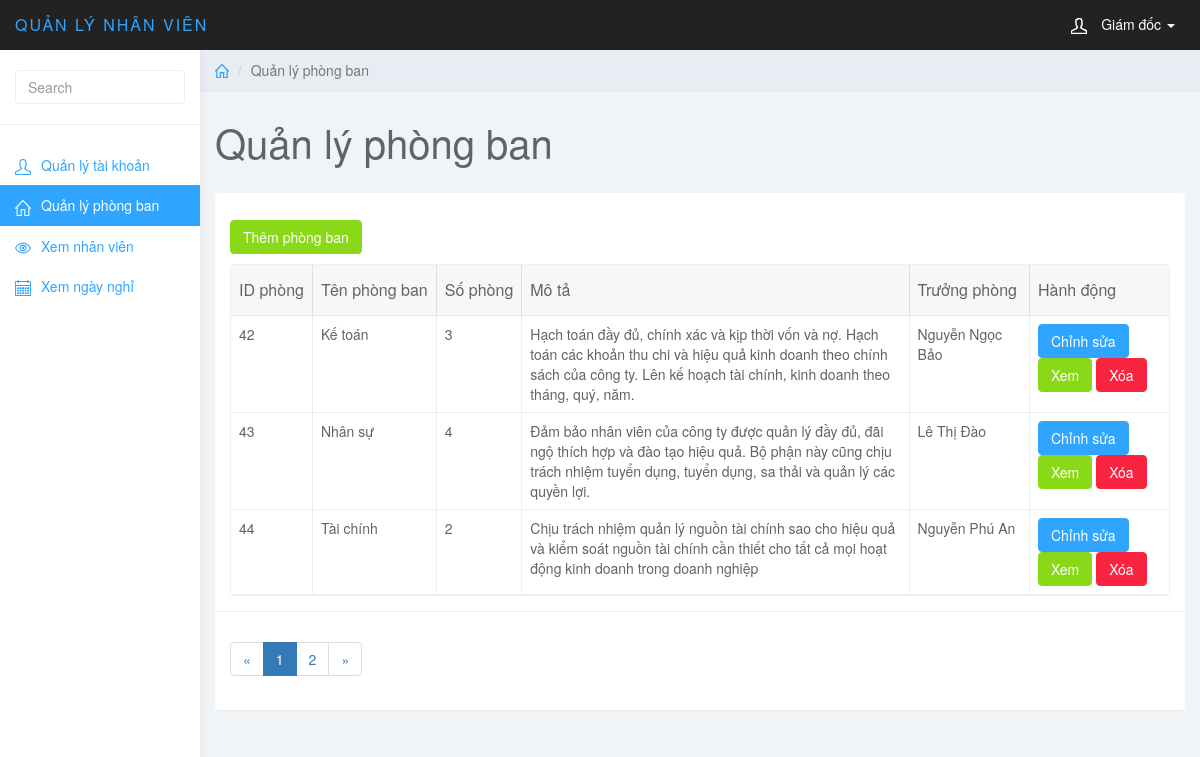
The app's page /admin/index.php?page_layout=phongban (signed in) with its own data.
### tables this page shows
CREATE TABLE `phongban` (
  `IDPB` int(11) NOT NULL,
  `tenphong` varchar(255) NOT NULL,
  `sophong` int(11) NOT NULL,
  `motaphong` varchar(255) NOT NULL
);

CREATE TABLE `nhanvien` (
  `IDNV` int(11) NOT NULL,
  `hoten` varchar(255) NOT NULL,
  `anhdaidien` varchar(255) DEFAULT NULL,
  `quequan` varchar(255) NOT NULL,
  `ngaysinh` date NOT NULL,
  `gioitinh` varchar(30) NOT NULL,
  `email` varchar(255) NOT NULL,
  `songaynghi` int(11) NOT NULL,
  `IDPB` int(11) DEFAULT NULL
);

### admin/modules/phongban/phongban.php (the view, shortened to what this page needs)
<?php
if (isset($error_role)) { ?>
    <div class="col-sm-9 col-sm-offset-3 col-lg-10 col-lg-offset-2 main">
        <?php echo $error_role; ?>
    </div>
<?php } else { ?>
<div class="col-sm-9 col-sm-offset-3 col-lg-10 col-lg-offset-2 main">
	<div class="row">
		<ol class="breadcrumb">
			<li><a href="index.php"><svg class="glyph stroked home">
						<use xlink:href="#stroked-home"></use>
					</svg></a></li>
			<li class="active">Quản lý phòng ban</li>
		</ol>
	</div>
	<div class="row">
		<div class="col-lg-12">
			<h1 class="page-header">Quản lý phòng ban</h1>
		</div>
	</div>
	<div id="toolbar" class="btn-group">
		<a href="index.php?page_layout=add_phongban" class="btn btn-success">
			Thêm phòng ban
		</a>
	</div>
	<div class="row">
		<div class="col-md-12">
			<div class="panel panel-default">
				<div class="panel-body">
					<table data-toolbar="#toolbar" data-toggle="table">
						<thead>
							<tr>
								<th data-field="id" data-sortable="true">ID phòng</th>
								<th>Tên phòng ban</th>
								<th>Số phòng</th>
								<th>Mô tả</th>
								<th>Trưởng phòng</th>
								<th>Hành động</th>
							</tr>
						</thead>
						<tbody>
							<?php
							if(isset($_GET['page'])){
								$page=$_GET['page'];
							}else{$page=1;}
							$row_per_page=3;
							$per_page=$page*$row_per_page-$row_per_page;
							$total_row=mysqli_num_rows(mysqli_query($conn, "SELECT*FROM phongban"));
							$total_page=ceil($total_row/$row_per_page);
							$list_page=" ";
							$prv_page=$page-1;
							if($prv_page<1){
								$prv_page=1;
							}
							$list_page.='<li class="page-item"><a class="page-link" href="index.php?page_layout=phongban&page='.$prv_page.'">&laquo;</a></li>';
							if (!isset($_GET['page'])) {
								for ($i = 1; $i <= $total_page; $i++) {
									if ($i == 1) {
										$list_page .= '<li class="active"><a class="page-link" href="index.php?page_layout=phongban&page='.$i.'">'.$i.'</a></li>';
									}
									for ($i = 2; $i <= $total_page; $i++) {
										$list_page .= '<li class="page-item"><a class="page-link" href="index.php?page_layout=phongban&page='.$i.'">'.$i.'</a></li>';
									}
								}
							}
							$next_page=$page+1;
							$list_page.='<li class="page-item"><a class="page-link" href="index.php?page_layout=phongban&page='.$next_page.'">&raquo;</a></li>';
							$query = mysqli_query($conn, "SELECT * FROM phongban ORDER BY phongban.IDPB ASC LIMIT $per_page,$row_per_page");
							while ($row=mysqli_fetch_array($query)) { ?>
								<tr>
									<td style=""><?php echo $row['IDPB'];?></td>
									<td style=""><?php echo $row['tenphong'];?></td>
									<td style=""><?php echo $row['sophong'];?></td>
									<td style=""><?php echo $row['motaphong'];?></td>
									<?php
										$ia = $row['IDPB'];
										$sql_1="SELECT * FROM nhanvien JOIN truongphong WHERE nhanvien.IDNV=truongphong.IDNV AND truongphong.IDPB='$ia'";
										$row_1=mysqli_fetch_array(mysqli_query($conn,$sql_1));
										$khong = "";
                                            if (!isset($row_1['hoten'])){$khong="Chưa có!";}
                                            else {$khong=$row_1['hoten'];}
									?>
									<td style=""><?php echo $khong;?></td>
									<td class="form-group">
										<a href="index.php?page_layout=edit_phongban&id=<?php echo $row['IDPB'];?>" class="btn btn-primary">Chỉnh sửa</a>
										<a href="index.php?page_layout=view_phongban&id=<?php echo $row['IDPB'];?>" class="btn btn-success">Xem</a>
										<a href="del_phongban.php?id=<?php echo $row['IDPB'];?>" onclick="return confirm('Bạn có chắc chắn xóa phòng ban này? Tất cả nhân viên trong phòng ban sẽ bị xóa!');" class="btn btn-danger">Xóa</a>
									</td>
								</tr>
							<?php } ?>
						</tbody>
					</table>
				</div>
				<div class="panel-footer">
					<nav aria-label="Page navigation example">
						<ul class="pagination">
							<?php echo $list_page;?>
						</ul>
					</nav>
				</div>
			</div>
		</div>
	</div>
</div>
<?php } ?>

### admin/css/styles.css (style rules this page uses)
body { background: #f1f4f7; padding-top: 50px; color: #5f6468; }
a, a:hover, a:focus { color: #30a5ff; }
h1, h2, h3, h4, h5, h6 { color: #5f6468; }
h1 { font-weight: 300; font-size: 40px; }
.btn-primary, .btn-primary:hover, .btn-primary:focus, .btn-primary:active, .btn-primary.active, .open > .dropdown-toggle.btn-primary, .btn-primary.disabled, .btn-primary[disabled], fieldset[disabled] .btn-primary, .btn-primary.disabled:hover, .btn-primary[disabled]:hover, fieldset[disabled] .btn-primary:hover, .btn-primary.disabled:focus, .btn-primary[disabled]:focus, fieldset[disabled] .btn-primary:focus, .btn-primary.disabled:active, .btn-primary[disabled]:active, fieldset[disabled] .btn-primary:active, .btn-primary.disabled.active, .btn-primary[disabled].active, fieldset[disabled] .btn-primary.active { background-color: #30a5ff; border-color: #30a5ff; }
.btn-success, .btn-success:hover, .btn-success:focus, .btn-success:active, .btn-success.active, .open > .dropdown-toggle.btn-success, .btn-success.disabled, .btn-success[disabled], fieldset[disabled] .btn-success, .btn-success.disabled:hover, .btn-success[disabled]:hover, fieldset[disabled] .btn-success:hover, .btn-success.disabled:focus, .btn-success[disabled]:focus, fieldset[disabled] .btn-success:focus, .btn-success.disabled:active, .btn-success[disabled]:active, fieldset[disabled] .btn-success:active, .btn-success.disabled.active, .btn-success[disabled].active, fieldset[disabled] .btn-success.active { background-color: #8ad919; border-color: #8ad919; }
.btn-danger, .btn-danger:hover, .btn-danger:focus, .btn-danger:active, .btn-danger.active, .open > .dropdown-toggle.btn-danger, .btn-danger.disabled, .btn-danger[disabled], fieldset[disabled] .btn-danger, .btn-danger.disabled:hover, .btn-danger[disabled]:hover, fieldset[disabled] .btn-danger:hover, .btn-danger.disabled:focus, .btn-danger[disabled]:focus, fieldset[disabled] .btn-danger:focus, .btn-danger.disabled:active, .btn-danger[disabled]:active, fieldset[disabled] .btn-danger:active, .btn-danger.disabled.active, .btn-danger[disabled].active, fieldset[disabled] .btn-danger.active { background-color: #f9243f; border-color: #f9243f; }
.panel { border: 0; }
.panel-footer { background: #fff; border-top: 1px solid #eee; }
.breadcrumb { border-radius: 0; padding: 10px 15px; background: #e9ecf2; box-shadow: 0 1px 1px rgba(0, 0, 0, .05); margin: 0 ; }
h1.page-header { margin-top: 30px; border-bottom: 0; }
.table { background: #fff; }
.breadcrumb .glyph { height: 14px; width: 14px; margin: -2px 0 0 0; stroke-width: 4px; }

### records on screen
phongban: IDPB "42", tenphong "Kế toán", sophong "3", motaphong "Hạch toán đầy đủ, chính xác và kịp thời vốn và nợ. Hạch toán các khoản thu chi và hiệu quả kinh doanh theo chính sách của công ty. Lên kế hoạch tài chính, kinh doanh theo tháng, quý, năm.", nhanvien.hoten "Nguyễn Ngọc Bảo"
phongban: IDPB "43", tenphong "Nhân sự", sophong "4", motaphong "Đảm bảo nhân viên của công ty được quản lý đầy đủ, đãi ngộ thích hợp và đào tạo hiệu quả. Bộ phận này cũng chịu trách nhiệm tuyển dụng, tuyển dụng, sa thải và quản lý các quyền lợi.", nhanvien.hoten "Lê Thị Đào"
phongban: IDPB "44", tenphong "Tài chính", sophong "2", motaphong "Chịu trách nhiệm quản lý nguồn tài chính sao cho hiệu quả và kiểm soát nguồn tài chính cần thiết cho tất cả mọi hoạt động kinh doanh trong doanh nghiệp", nhanvien.hoten "Nguyễn Phú An"
